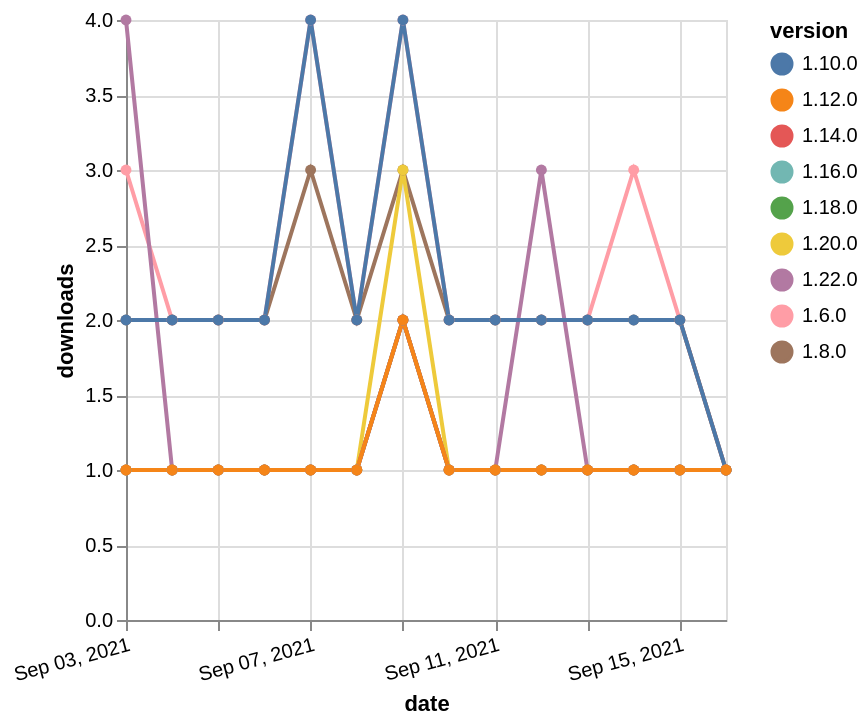

Source (Vega-Lite JSON):
### Vega-Lite specification from a JSON file in a GitHub repository (floating-point values rounded to 4 significant figures)
{"$schema": "https://vega.github.io/schema/vega-lite/v5.json", "description": "A simple bar chart with embedded data.", "data": {"values": [{"date": "2021-09-03", "total": 3290, "delta": 3, "version": "1.6.0"}, {"date": "2021-09-04", "total": 3292, "delta": 2, "version": "1.6.0"}, {"date": "2021-09-05", "total": 3294, "delta": 2, "version": "1.6.0"}, {"date": "2021-09-06", "total": 3296, "delta": 2, "version": "1.6.0"}, {"date": "2021-09-07", "total": 3300, "delta": 4, "version": "1.6.0"}, {"date": "2021-09-08", "total": 3302, "delta": 2, "version": "1.6.0"}, {"date": "2021-09-09", "total": 3306, "delta": 4, "version": "1.6.0"}, {"date": "2021-09-10", "total": 3308, "delta": 2, "version": "1.6.0"}, {"date": "2021-09-11", "total": 3310, "delta": 2, "version": "1.6.0"}, {"date": "2021-09-12", "total": 3312, "delta": 2, "version": "1.6.0"}, {"date": "2021-09-13", "total": 3314, "delta": 2, "version": "1.6.0"}, {"date": "2021-09-14", "total": 3317, "delta": 3, "version": "1.6.0"}, {"date": "2021-09-15", "total": 3319, "delta": 2, "version": "1.6.0"}, {"date": "2021-09-16", "total": 3320, "delta": 1, "version": "1.6.0"}, {"date": "2021-09-03", "total": 165, "delta": 1, "version": "1.18.0"}, {"date": "2021-09-04", "total": 166, "delta": 1, "version": "1.18.0"}, {"date": "2021-09-05", "total": 167, "delta": 1, "version": "1.18.0"}, {"date": "2021-09-06", "total": 168, "delta": 1, "version": "1.18.0"}, {"date": "2021-09-07", "total": 169, "delta": 1, "version": "1.18.0"}, {"date": "2021-09-08", "total": 170, "delta": 1, "version": "1.18.0"}, {"date": "2021-09-09", "total": 172, "delta": 2, "version": "1.18.0"}, {"date": "2021-09-10", "total": 173, "delta": 1, "version": "1.18.0"}, {"date": "2021-09-11", "total": 174, "delta": 1, "version": "1.18.0"}, {"date": "2021-09-12", "total": 175, "delta": 1, "version": "1.18.0"}, {"date": "2021-09-13", "total": 176, "delta": 1, "version": "1.18.0"}, {"date": "2021-09-14", "total": 177, "delta": 1, "version": "1.18.0"}, {"date": "2021-09-15", "total": 178, "delta": 1, "version": "1.18.0"}, {"date": "2021-09-16", "total": 179, "delta": 1, "version": "1.18.0"}, {"date": "2021-09-03", "total": 126, "delta": 4, "version": "1.22.0"}, {"date": "2021-09-04", "total": 127, "delta": 1, "version": "1.22.0"}, {"date": "2021-09-05", "total": 128, "delta": 1, "version": "1.22.0"}, {"date": "2021-09-06", "total": 129, "delta": 1, "version": "1.22.0"}, {"date": "2021-09-07", "total": 130, "delta": 1, "version": "1.22.0"}, {"date": "2021-09-08", "total": 131, "delta": 1, "version": "1.22.0"}, {"date": "2021-09-09", "total": 133, "delta": 2, "version": "1.22.0"}, {"date": "2021-09-10", "total": 134, "delta": 1, "version": "1.22.0"}, {"date": "2021-09-11", "total": 135, "delta": 1, "version": "1.22.0"}, {"date": "2021-09-12", "total": 138, "delta": 3, "version": "1.22.0"}, {"date": "2021-09-13", "total": 139, "delta": 1, "version": "1.22.0"}, {"date": "2021-09-14", "total": 140, "delta": 1, "version": "1.22.0"}, {"date": "2021-09-15", "total": 141, "delta": 1, "version": "1.22.0"}, {"date": "2021-09-16", "total": 142, "delta": 1, "version": "1.22.0"}, {"date": "2021-09-03", "total": 2684, "delta": 2, "version": "1.8.0"}, {"date": "2021-09-04", "total": 2686, "delta": 2, "version": "1.8.0"}, {"date": "2021-09-05", "total": 2688, "delta": 2, "version": "1.8.0"}, {"date": "2021-09-06", "total": 2690, "delta": 2, "version": "1.8.0"}, {"date": "2021-09-07", "total": 2693, "delta": 3, "version": "1.8.0"}, {"date": "2021-09-08", "total": 2695, "delta": 2, "version": "1.8.0"}, {"date": "2021-09-09", "total": 2698, "delta": 3, "version": "1.8.0"}, {"date": "2021-09-10", "total": 2700, "delta": 2, "version": "1.8.0"}, {"date": "2021-09-11", "total": 2702, "delta": 2, "version": "1.8.0"}, {"date": "2021-09-12", "total": 2704, "delta": 2, "version": "1.8.0"}, {"date": "2021-09-13", "total": 2706, "delta": 2, "version": "1.8.0"}, {"date": "2021-09-14", "total": 2708, "delta": 2, "version": "1.8.0"}, {"date": "2021-09-15", "total": 2710, "delta": 2, "version": "1.8.0"}, {"date": "2021-09-16", "total": 2711, "delta": 1, "version": "1.8.0"}, {"date": "2021-09-03", "total": 2572, "delta": 2, "version": "1.10.0"}, {"date": "2021-09-04", "total": 2574, "delta": 2, "version": "1.10.0"}, {"date": "2021-09-05", "total": 2576, "delta": 2, "version": "1.10.0"}, {"date": "2021-09-06", "total": 2578, "delta": 2, "version": "1.10.0"}, {"date": "2021-09-07", "total": 2582, "delta": 4, "version": "1.10.0"}, {"date": "2021-09-08", "total": 2584, "delta": 2, "version": "1.10.0"}, {"date": "2021-09-09", "total": 2588, "delta": 4, "version": "1.10.0"}, {"date": "2021-09-10", "total": 2590, "delta": 2, "version": "1.10.0"}, {"date": "2021-09-11", "total": 2592, "delta": 2, "version": "1.10.0"}, {"date": "2021-09-12", "total": 2594, "delta": 2, "version": "1.10.0"}, {"date": "2021-09-13", "total": 2596, "delta": 2, "version": "1.10.0"}, {"date": "2021-09-14", "total": 2598, "delta": 2, "version": "1.10.0"}, {"date": "2021-09-15", "total": 2600, "delta": 2, "version": "1.10.0"}, {"date": "2021-09-16", "total": 2601, "delta": 1, "version": "1.10.0"}, {"date": "2021-09-03", "total": 192, "delta": 1, "version": "1.20.0"}, {"date": "2021-09-04", "total": 193, "delta": 1, "version": "1.20.0"}, {"date": "2021-09-05", "total": 194, "delta": 1, "version": "1.20.0"}, {"date": "2021-09-06", "total": 195, "delta": 1, "version": "1.20.0"}, {"date": "2021-09-07", "total": 196, "delta": 1, "version": "1.20.0"}, {"date": "2021-09-08", "total": 197, "delta": 1, "version": "1.20.0"}, {"date": "2021-09-09", "total": 200, "delta": 3, "version": "1.20.0"}, {"date": "2021-09-10", "total": 201, "delta": 1, "version": "1.20.0"}, {"date": "2021-09-11", "total": 202, "delta": 1, "version": "1.20.0"}, {"date": "2021-09-12", "total": 203, "delta": 1, "version": "1.20.0"}, {"date": "2021-09-13", "total": 204, "delta": 1, "version": "1.20.0"}, {"date": "2021-09-14", "total": 205, "delta": 1, "version": "1.20.0"}, {"date": "2021-09-15", "total": 206, "delta": 1, "version": "1.20.0"}, {"date": "2021-09-16", "total": 207, "delta": 1, "version": "1.20.0"}, {"date": "2021-09-03", "total": 188, "delta": 1, "version": "1.16.0"}, {"date": "2021-09-04", "total": 189, "delta": 1, "version": "1.16.0"}, {"date": "2021-09-05", "total": 190, "delta": 1, "version": "1.16.0"}, {"date": "2021-09-06", "total": 191, "delta": 1, "version": "1.16.0"}, {"date": "2021-09-07", "total": 192, "delta": 1, "version": "1.16.0"}, {"date": "2021-09-08", "total": 193, "delta": 1, "version": "1.16.0"}, {"date": "2021-09-09", "total": 195, "delta": 2, "version": "1.16.0"}, {"date": "2021-09-10", "total": 196, "delta": 1, "version": "1.16.0"}, {"date": "2021-09-11", "total": 197, "delta": 1, "version": "1.16.0"}, {"date": "2021-09-12", "total": 198, "delta": 1, "version": "1.16.0"}, {"date": "2021-09-13", "total": 199, "delta": 1, "version": "1.16.0"}, {"date": "2021-09-14", "total": 200, "delta": 1, "version": "1.16.0"}, {"date": "2021-09-15", "total": 201, "delta": 1, "version": "1.16.0"}, {"date": "2021-09-16", "total": 202, "delta": 1, "version": "1.16.0"}, {"date": "2021-09-03", "total": 191, "delta": 1, "version": "1.14.0"}, {"date": "2021-09-04", "total": 192, "delta": 1, "version": "1.14.0"}, {"date": "2021-09-05", "total": 193, "delta": 1, "version": "1.14.0"}, {"date": "2021-09-06", "total": 194, "delta": 1, "version": "1.14.0"}, {"date": "2021-09-07", "total": 195, "delta": 1, "version": "1.14.0"}, {"date": "2021-09-08", "total": 196, "delta": 1, "version": "1.14.0"}, {"date": "2021-09-09", "total": 198, "delta": 2, "version": "1.14.0"}, {"date": "2021-09-10", "total": 199, "delta": 1, "version": "1.14.0"}, {"date": "2021-09-11", "total": 200, "delta": 1, "version": "1.14.0"}, {"date": "2021-09-12", "total": 201, "delta": 1, "version": "1.14.0"}, {"date": "2021-09-13", "total": 202, "delta": 1, "version": "1.14.0"}, {"date": "2021-09-14", "total": 203, "delta": 1, "version": "1.14.0"}, {"date": "2021-09-15", "total": 204, "delta": 1, "version": "1.14.0"}, {"date": "2021-09-16", "total": 205, "delta": 1, "version": "1.14.0"}, {"date": "2021-09-03", "total": 253, "delta": 1, "version": "1.12.0"}, {"date": "2021-09-04", "total": 254, "delta": 1, "version": "1.12.0"}, {"date": "2021-09-05", "total": 255, "delta": 1, "version": "1.12.0"}, {"date": "2021-09-06", "total": 256, "delta": 1, "version": "1.12.0"}, {"date": "2021-09-07", "total": 257, "delta": 1, "version": "1.12.0"}, {"date": "2021-09-08", "total": 258, "delta": 1, "version": "1.12.0"}, {"date": "2021-09-09", "total": 260, "delta": 2, "version": "1.12.0"}, {"date": "2021-09-10", "total": 261, "delta": 1, "version": "1.12.0"}, {"date": "2021-09-11", "total": 262, "delta": 1, "version": "1.12.0"}, {"date": "2021-09-12", "total": 263, "delta": 1, "version": "1.12.0"}, {"date": "2021-09-13", "total": 264, "delta": 1, "version": "1.12.0"}, {"date": "2021-09-14", "total": 265, "delta": 1, "version": "1.12.0"}, {"date": "2021-09-15", "total": 266, "delta": 1, "version": "1.12.0"}, {"date": "2021-09-16", "total": 267, "delta": 1, "version": "1.12.0"}]}, "width": "container", "mark": {"type": "line", "point": {"filled": true}}, "encoding": {"x": {"field": "date", "type": "temporal", "timeUnit": "yearmonthdate", "title": "date", "axis": {"labelAngle": -15}}, "y": {"field": "delta", "type": "quantitative", "title": "downloads"}, "color": {"field": "version", "type": "nominal"}, "tooltip": {"field": "delta"}}}
